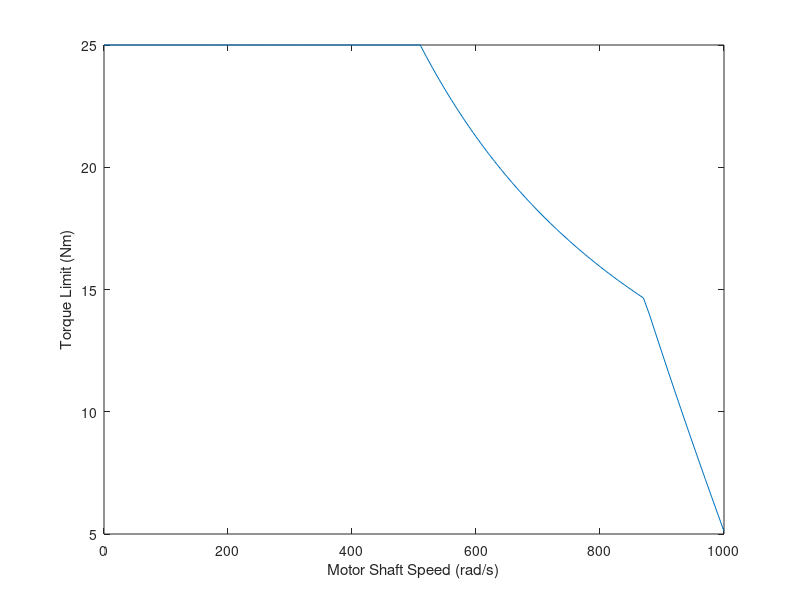

The MATLAB script that drew this image:
omega_m_lookup = 0:10:1000;

% Motor Shaft Speed, rpm
ang_vel_RPM = omega_m_lookup .* 9.5492965964254;

% quadratic constants that connect current and max RPM of motors
a_v = 0.2667;
b_v = -66.353;
c_v = 10452 - ang_vel_RPM;

% quadratic constants that connnect current and max torque of motors
a_t = -0.0987;
b_t = 45.799;
c_t = -129.65;

% maximum possible current at the current RPM
max_current = [0, 0, 0, 0];

% calculate the maximum current possible at the current RPM
for i = 1:101
   if ang_vel_RPM(i) < 7000
       max_current(i) = 70;
   else
       max_current(i) = (-b_v - sqrt(b_v^2 - (4*a_v.*c_v(i)))) .* (1/(2*a_v));
   end
end

% calculate the maximum torque at the max current
rpm_limit = ((a_t .* (max_current.^2)) + (b_t .* max_current) + c_t) ./ 100;
for i = [1:101]
   if rpm_limit(i) < 0
      rpm_limit(i) = 0;
   end
end

motor_efficiency = 0.85;
motor_limit_power = 15000;
% If torque_limit_motor ever exceed 30, then the exact value is no longer
% needed. As in, the ceiling is 30
power_limit = (motor_limit_power .* motor_efficiency) ./ omega_m_lookup;

% Erase power limit solution above torque limit, for better data
% visualization
for i = 1:101
    if power_limit(i) > 25 
        power_limit(i) = 25;
    elseif power_limit(i) < -25 && omega_m_lookup(i) > 0
        power_limit(i) = -0.01; 
    elseif power_limit(i) < -25 && omega_m_lookup(i) < 0
        power_limit(i) = 25; 
    end
end

limits = min([rpm_limit; power_limit]);

plot(omega_m_lookup, limits)
xlabel('Motor Shaft Speed (rad/s)')
ylabel('Torque Limit (Nm)')
